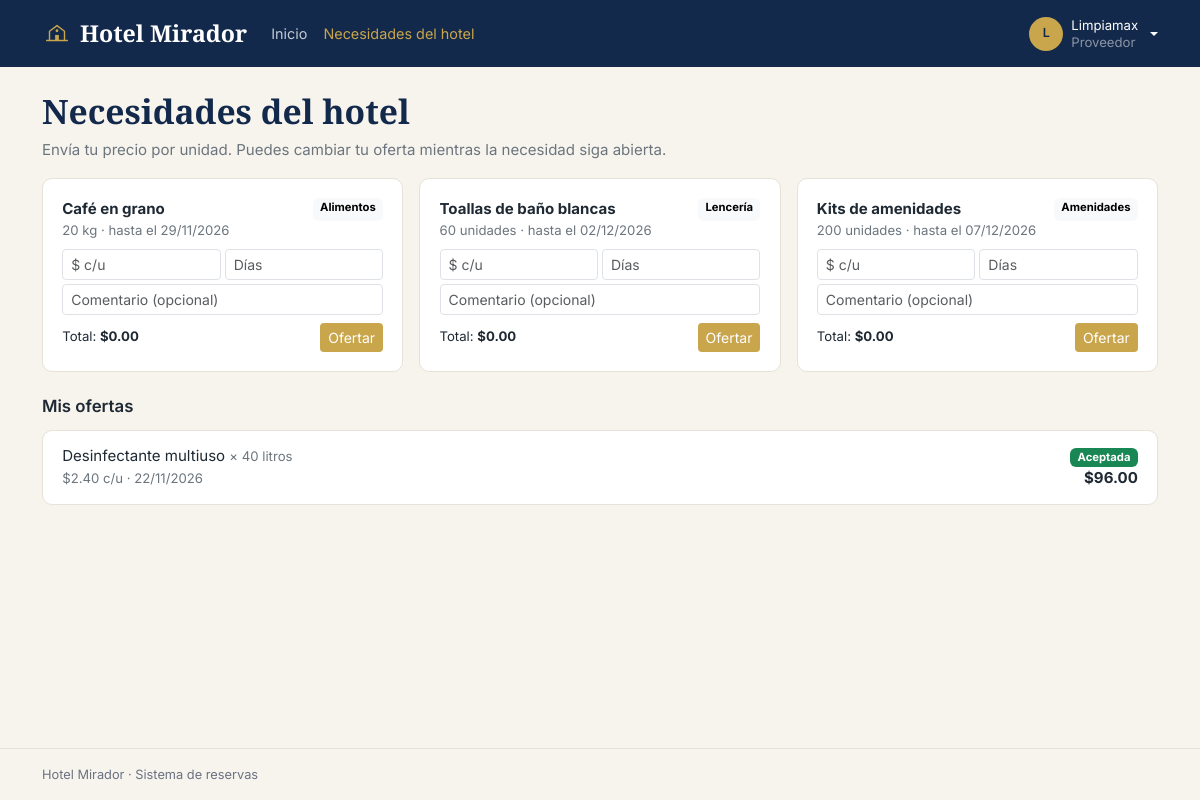
The page /index.php?r=suministros/index (signed in) on the database its author committed.
### tables this page shows
CREATE TABLE necesidades (
  id           INT AUTO_INCREMENT PRIMARY KEY,
  articulo     VARCHAR(80)  NOT NULL,
  categoria    ENUM('Alimentos','Limpieza','Lencería','Amenidades','Mantenimiento') NOT NULL,
  cantidad     INT          NOT NULL,
  unidad       VARCHAR(20)  NOT NULL DEFAULT 'unidades',
  fecha_limite DATE         NOT NULL,
  estado       ENUM('Abierta','Adjudicada','Cerrada') NOT NULL DEFAULT 'Abierta',
  creado_por   INT          NULL,
  creado_en    DATETIME     NOT NULL DEFAULT CURRENT_TIMESTAMP,
  FOREIGN KEY (creado_por) REFERENCES usuarios(id) ON DELETE SET NULL
);

CREATE TABLE ofertas (
  id              INT AUTO_INCREMENT PRIMARY KEY,
  id_necesidad    INT           NOT NULL,
  id_proveedor    INT           NOT NULL,
  precio_unitario DECIMAL(10,2) NOT NULL,
  dias_entrega    INT           NOT NULL,
  comentario      VARCHAR(255)  NULL,
  estado          ENUM('Pendiente','Aceptada','Rechazada') NOT NULL DEFAULT 'Pendiente',
  creado_en       DATETIME      NOT NULL DEFAULT CURRENT_TIMESTAMP,
  UNIQUE (id_necesidad, id_proveedor),
  FOREIGN KEY (id_necesidad) REFERENCES necesidades(id) ON DELETE CASCADE,
  FOREIGN KEY (id_proveedor) REFERENCES usuarios(id) ON DELETE CASCADE
);

### core/Controller.php (called while the page is built, shortened)
<?php
abstract class Controller
{
    protected function render(string $vista, array $datos = []): void
    {
        extract($datos);
        require __DIR__ . '/../views/layout/header.php';
        require __DIR__ . '/../views/' . $vista . '.php';
        require __DIR__ . '/../views/layout/footer.php';
    }
}

### core/Router.php (called while the page is built, shortened)
<?php
class Router
{
    public static function dispatch(string $ruta): void
    {
        if (!preg_match('#^([a-z]+)/([a-z]+)$#', $ruta, $m)) self::error404();
        $accion = $m[2];
        (new $clase())->$accion();
    }
}

### index.php (called while the page is built, shortened)
<?php
require __DIR__ . '/core/helpers.php';
require __DIR__ . '/core/Database.php';
require __DIR__ . '/core/Model.php';
require __DIR__ . '/core/Controller.php';
require __DIR__ . '/core/Router.php';
Router::dispatch(is_string($_GET['r'] ?? null) ? $_GET['r'] : '');

### core/Database.php (called while the page is built, shortened)
<?php
class Database
{
    private static ?PDO $pdo = null;
    public static function get(): PDO
    {
        if (self::$pdo) return self::$pdo;
        try {
            self::$pdo = new PDO(
                'mysql:host=' . DB_HOST . ';port=' . DB_PORT . ';dbname=' . DB_NAME . ';charset=utf8mb4',
                DB_USER,
                DB_PASS,
                [
                    PDO::ATTR_ERRMODE            => PDO::ERRMODE_EXCEPTION,
                    PDO::ATTR_DEFAULT_FETCH_MODE => PDO::FETCH_ASSOC,
                    PDO::ATTR_EMULATE_PREPARES   => false,
                ]
            );
            self::$pdo->exec("SET time_zone = '" . date('P') . "'");
        } catch (PDOException $e) {
            http_response_code(500);
            $info = DEBUG ? '<br><small>' . htmlspecialchars($e->getMessage()) . '</small>' : '';
            exit('<h3 style="font-family:sans-serif">No hay conexión con la base de datos. Revisa la configuración e importa hotel.sql.' . $info . '</h3>');
        }
        return self::$pdo;
    }
}

### core/Model.php (called while the page is built, shortened)
<?php
abstract class Model
{
    protected static function db(): PDO
    {
        return Database::get();
    }
    protected static function query(string $sql, array $params = []): PDOStatement
    {
        $st = self::db()->prepare($sql);
        $st->execute($params);
        return $st;
    }
}

### models/Necesidad.php (called while the page is built, shortened)
<?php
class Necesidad extends Model
{
    public static function paraProveedor(int $proveedor): array
    {
        return self::query("SELECT n.*, o.id AS mi_oferta, o.precio_unitario, o.dias_entrega, o.comentario, o.estado AS estado_oferta
                              FROM necesidades n
                              LEFT JOIN ofertas o ON o.id_necesidad = n.id AND o.id_proveedor = ?
                             WHERE n.estado = 'Abierta' AND n.fecha_limite >= CURDATE()
                             ORDER BY n.fecha_limite", [$proveedor])->fetchAll();
    }
    public static function misOfertas(int $proveedor): array
    {
        return self::query("SELECT o.*, n.articulo, n.cantidad, n.unidad, n.estado AS estado_necesidad
                              FROM ofertas o JOIN necesidades n ON n.id = o.id_necesidad
                             WHERE o.id_proveedor = ? ORDER BY o.creado_en DESC", [$proveedor])->fetchAll();
    }
}

### views/suministros/proveedor.php (the view, shortened to what this page needs)
<h1 class="titulo">Necesidades del hotel</h1>
<p class="text-secondary">Envía tu precio por unidad. Puedes cambiar tu oferta mientras la necesidad siga abierta.</p>
<div class="row g-3 mb-4">
  <?php foreach ($necesidades as $n): ?>
    <div class="col-md-6 col-xl-4">
      <div class="tarjeta h-100">
        <div class="d-flex justify-content-between"><strong><?= e($n['articulo']) ?></strong><span class="badge text-bg-light"><?= $n['categoria'] ?></span></div>
        <p class="small text-secondary mb-2"><?= $n['cantidad'] ?> <?= e($n['unidad']) ?> · hasta el <?= fecha($n['fecha_limite']) ?></p>
        <form method="post" action="<?= url('suministros/ofertar') ?>" class="needs-validation oferta" novalidate data-cantidad="<?= $n['cantidad'] ?>">
          <div class="row g-1">
            <div class="col-6"><input type="number" class="form-control form-control-sm" name="precio_unitario" placeholder="$ c/u" min="0.01" step="0.01" required value="<?= $n['precio_unitario'] ?>" aria-label="Precio por unidad"></div>
            <div class="col-6"><input type="number" class="form-control form-control-sm" name="dias_entrega" placeholder="Días" min="1" max="60" required value="<?= $n['dias_entrega'] ?>" aria-label="Días de entrega"></div>
            <div class="col-12"><input class="form-control form-control-sm" name="comentario" placeholder="Comentario (opcional)" maxlength="255" value="<?= e($n['comentario']) ?>" aria-label="Comentario"></div>
          </div>
          <div class="d-flex justify-content-between align-items-center mt-2">
            <small>Total: <strong data-total>$0.00</strong></small>
            <button class="btn btn-sm btn-dorado"><?= $n['mi_oferta'] ? 'Actualizar' : 'Ofertar' ?></button>
          </div>
        </form>
      </div>
    </div>
  <?php endforeach; ?>
</div>
<h2 class="subtitulo">Mis ofertas</h2>
<div class="tarjeta p-0">
  <?php foreach ($ofertas as $o): ?>
    <div class="fila"><span><?= e($o['articulo']) ?> <small class="text-secondary">× <?= $o['cantidad'] ?> <?= e($o['unidad']) ?></small><br><small class="text-secondary"><?= dinero($o['precio_unitario']) ?> c/u · <?= fecha($o['creado_en']) ?></small></span>
      <span class="text-end"><?= etiqueta($o['estado']) ?><br><strong><?= dinero($o['precio_unitario'] * $o['cantidad']) ?></strong></span></div>
  <?php endforeach; ?>
</div>

### core/helpers.php (shortened to what this page needs)
<?php
function e($v): string
{
    return htmlspecialchars((string) ($v ?? ''), ENT_QUOTES, 'UTF-8');
}
function url(string $ruta, array $params = []): string
{
    return 'index.php?' . http_build_query(['r' => $ruta] + $params);
}
function dinero($n): string
{
    return '$' . number_format((float) $n, 2);
}
function fecha(?string $f, bool $hora = false): string
{
    return $f ? date($hora ? 'd/m/Y H:i' : 'd/m/Y', strtotime($f)) : '';
}
function etiqueta(string $estado): string
{
    $c = COLORES[$estado] ?? 'secondary';
    return "<span class=\"badge text-bg-$c\">" . e($estado) . '</span>';
}

### assets/css/styles.css (style rules this page uses)
:root { --azul: #13294b; --azul-2: #1f3d6b; --dorado: #c9a54b; --dorado-osc: #a8852f; --crema: #f7f4ee; --texto: #1f2933; --gris: #6b7280; --borde: #e7e2d8; }
body { font-family: 'Inter', system-ui, sans-serif; background: var(--crema); color: var(--texto); font-size: .94rem; min-height: 100vh; display: flex; flex-direction: column; }
.titulo, .marca, .cifra span, .precio { font-family: 'Cormorant Garamond', Georgia, serif; font-weight: 700; }
.titulo { font-size: 2.1rem; color: var(--azul); }
.subtitulo { font-size: 1.05rem; font-weight: 600; margin-bottom: .9rem; }
.btn-dorado { background: var(--dorado); color: #fff; border: 0; }
.tarjeta { background: #fff; border: 1px solid var(--borde); border-radius: 10px; padding: 1.2rem; }
.fila { display: flex; justify-content: space-between; align-items: center; gap: 1rem; padding: .85rem 1.2rem; border-bottom: 1px solid var(--borde); color: inherit; text-decoration: none; }
.fila:last-child { border-bottom: 0; }

### rows shown on the page
necesidades: articulo "Café en grano", categoria "Alimentos", cantidad "20", unidad "kg", fecha_limite "29/11/2026"
necesidades: articulo "Toallas de baño blancas", categoria "Lencería", cantidad "60", unidad "unidades", fecha_limite "02/12/2026"
necesidades: articulo "Kits de amenidades", categoria "Amenidades", cantidad "200", unidad "unidades", fecha_limite "07/12/2026"
ofertas: id_necesidad.articulo "Desinfectante multiuso", id_necesidad.cantidad "40", id_necesidad.unidad "litros", precio_unitario "$2.40", creado_en "22/11/2026", estado "Aceptada", dinero($o['precio_unitario']*$o['cantidad']) "$96.00"

### other values the page prints
$_texto "Inicio"
$_texto "Necesidades del hotel"
iniciales($yo['nombre']) "L"
$yo['nombre'] "Limpiamax"
$yo['rol'] "Proveedor"
